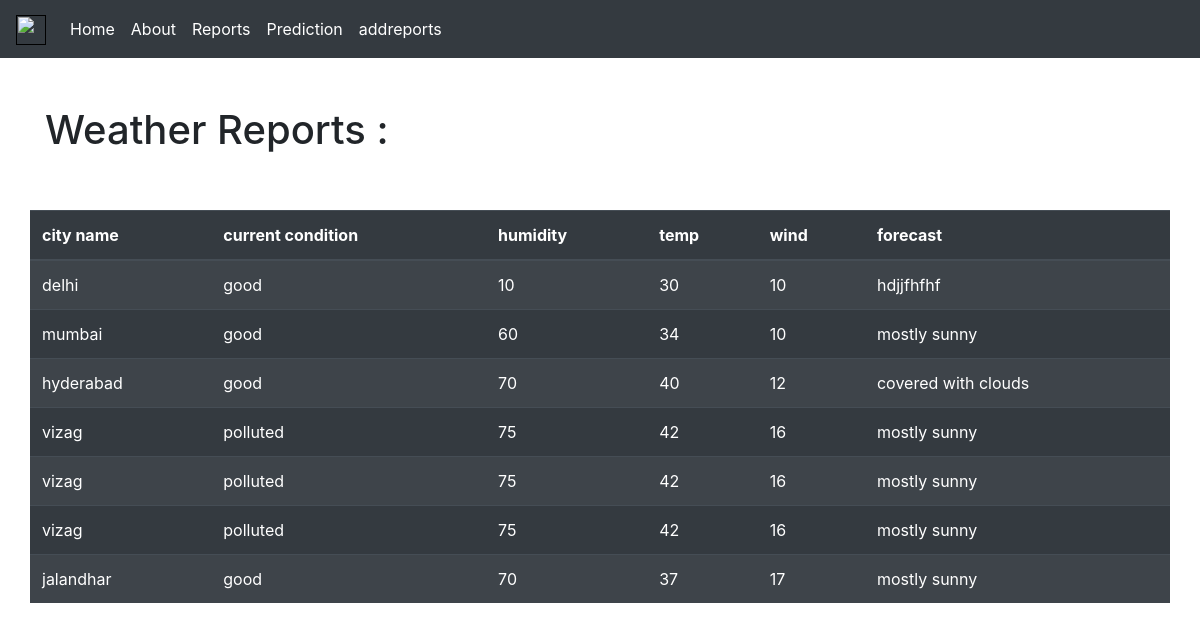
The page /report/ on the database its author committed.
### myapp/models.py (models this page shows)
class Report(models.Model):
     city_name = models.CharField(max_length=50,null=True)
     cur_con = models.CharField(max_length=50,null=True)
     temp = models.IntegerField(null=True)
     humidity = models.IntegerField(null=True)
     wind = models.CharField(max_length=50,null=True)
     forecast = models.CharField(max_length=50,null=True)

### myapp/views.py (the view)
# urls.py: path('report/',views.report,name='report'),
def report(request):
    data = Report.objects.all()
    context = {
        'data' : data
    }
    return render(request,'report.html',context)

### templates/report.html (shortened to what this page needs)
<!DOCTYPE html>
<html lang="en">
<head>
    <link rel="stylesheet" href="https://cdn.jsdelivr.net/npm/bootstrap@4.3.1/dist/css/bootstrap.min.css">
    <link rel="stylesheet" href="https://maxcdn.bootstrapcdn.com/bootstrap/4.5.2/css/bootstrap.min.css">
<link rel="stylesheet" href="https://cdnjs.cloudflare.com/ajax/libs/font-awesome/5.15.4/css/all.min.css">
</head>
<body>
    <nav class="navbar navbar-expand-lg navbar-light bg-dark">
        <a class="navbar-brand" href=""><img class="nav-brand" src="https://imgs.search.brave.com/OVzPtw0-7d5zNgt0iIFXSedunTRAfkQ0VdRJzF09Cpo/rs:fit:500:0:0/g:ce/aHR0cHM6Ly9pbWFn/ZXMudW5zcGxhc2gu/Y29tL3Bob3RvLTE0/NTQ3ODk0NzY2NjIt/NTNlYjIzYmE1OTA3/P3E9ODAmdz0xMDAw/JmF1dG89Zm9ybWF0/JmZpdD1jcm9wJml4/bGliPXJiLTQuMC4z/Jml4aWQ9TTN3eE1q/QTNmREI4TUh4elpX/RnlZMmg4TW54OGQy/VmhkR2hsY254bGJu/d3dmSHd3Zkh4OE1B/PT0.jpeg" /></a>
        <div class="collapse navbar-collapse" id="navbarNav">
          <ul class="navbar-nav">
            <li class="nav-item active">
              <a class="nav-link text-white" href="/">Home <span class="sr-only">(current)</span></a>
            </li>
            <li class="nav-item ">
              <a class="nav-link text-white" href="/about">About</a>
            </li>
            <li class="nav-item ">
              <a class="nav-link text-white" href="/report">Reports</a>
            </li>
            <li class="nav-item ">
                <a class="nav-link text-white" href="/predictions">Prediction</a>
              </li>
            <li class="nav-item ">
                <a class="nav-link text-white" href="/addreport">addreports</a>
              </li>
          </ul>
        </div>
      </nav>
      <div class="container mt-5">
        <h1>Weather Reports : </h1>
        <div class="row">
            <table class="table table-striped table-dark mt-5">
                <thead>
                  <tr>
                    <th scope="col">city name</th>
                    <th scope="col">current condition</th>
                    <th scope="col">humidity</th>
                    <th scope="col">temp</th>
                    <th scope="col">wind</th>
                    <th scope="col">forecast</th>
                  </tr>
                </thead>
                <tbody>
                  {% for i in data %}
                  <tr>
                    <td>{{i.city_name}}</td>
                    <td>{{i.cur_con}}</td>
                    <td>{{i.humidity}}</td>
                    <td>{{i.temp}}</td>
                    <td>{{i.wind}}</td>
                    <td>{{i.forecast}}</td>
                  </tr>
                  {% endfor%}
                </tbody>
              </table>
        </div>
      </div>
</body>
</html>

### templates/report.html (style rules this page uses)
.nav-brand { height: 30px; width : 30px; }

### rows shown on the page
Report: city_name "delhi", cur_con "good", humidity "10", temp "30", wind "10", forecast "hdjjfhfhf"
Report: city_name "mumbai", cur_con "good", humidity "60", temp "34", wind "10", forecast "mostly sunny"
Report: city_name "hyderabad", cur_con "good", humidity "70", temp "40", wind "12", forecast "covered with clouds"
Report: city_name "vizag", cur_con "polluted", humidity "75", temp "42", wind "16", forecast "mostly sunny"
Report: city_name "vizag", cur_con "polluted", humidity "75", temp "42", wind "16", forecast "mostly sunny"
Report: city_name "vizag", cur_con "polluted", humidity "75", temp "42", wind "16", forecast "mostly sunny"
Report: city_name "jalandhar", cur_con "good", humidity "70", temp "37", wind "17", forecast "mostly sunny"
